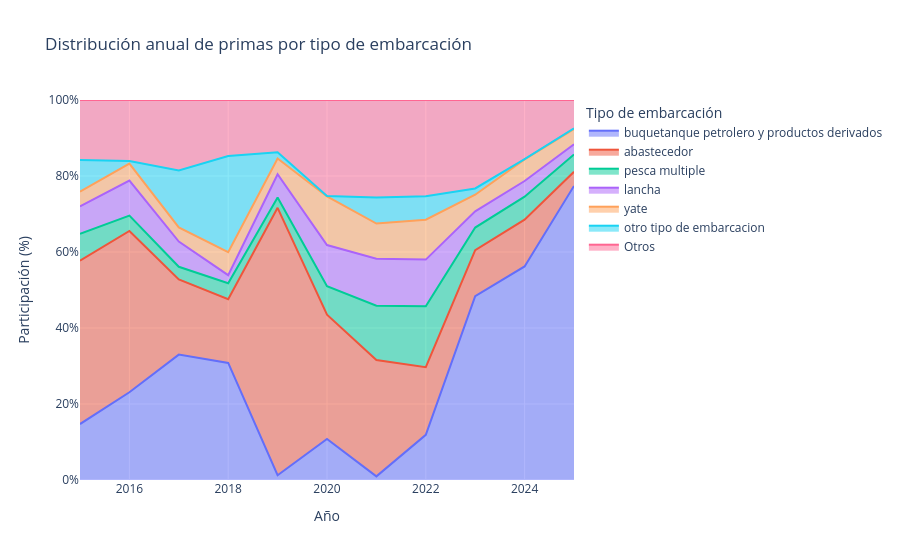

Here is the notebook cell this chart was saved with:
### Markdown cell above
- ¿Cuáles aportan más?
- ¿Cuáles aportan menos?
- ¿Como cambian las participaciones con el tiempo?

### Code cell
# --------------------------------------------------
#  2.1.2 Distribución de prima por tipo de embarcación
# --------------------------------------------------

import plotly.express as px

# 1. Agrupar las primas por año y tipo de embarcación
participacion = (
    emision_ajustada
    .groupby(["año", "tipo_embarcacion"])["prima_emitida_ajustada"]
    .sum()
    .unstack(fill_value=0)
)


# 2. Seleccionar los 6 tipos con mayor prima acumulada
principales = (
    participacion.sum()
    .nlargest(6)
    .index
)

# 3. Agrupar los demás tipos en una sola categoría
participacion["Otros"] = (
    participacion.drop(columns=principales).sum(axis=1)
)

participacion = participacion[
    list(principales) + ["Otros"]
]

# 4. Calcular la participación porcentual anual
participacion = (
    participacion
    .div(participacion.sum(axis=1), axis=0)
    .mul(100)
)

# 5. Convertir a formato largo
participacion = (
    participacion
    .reset_index()
    .melt(
        id_vars="año",
        var_name="Tipo de embarcación",
        value_name="Participación (%)"
    )
)

# 6. Graficar
fig = px.area(
    participacion,
    x="año",
    y="Participación (%)",
    color="Tipo de embarcación",
    title="Distribución anual de primas por tipo de embarcación"
)

fig.update_layout(
    yaxis=dict(range=[0, 100], ticksuffix="%"),
    xaxis_title="Año",
    hovermode="x unified"
)

fig.show()

### Figure 1 — Plotly figure (JSON) as saved in the notebook; plotly's stock layout.template omitted (floating-point values rounded to 4 significant figures)
{"data": [{"fillpattern": {"shape": ""}, "hovertemplate": "Tipo de embarcación=buquetanque petrolero y productos derivados<br>año=%{x}<br>Participación (%)=%{y}<extra></extra>", "legendgroup": "buquetanque petrolero y productos derivados", "line": {"color": "#636efa"}, "marker": {"symbol": "circle"}, "mode": "lines", "name": "buquetanque petrolero y productos derivados", "orientation": "v", "showlegend": true, "stackgroup": "1", "type": "scatter", "x": [2015, 2016, 2017, 2018, 2019, 2020, 2021, 2022, 2023, 2024, 2025], "xaxis": "x", "y": [14.72, 23.09, 33.0, 30.8, 1.26, 10.78, 0.9541, 11.87, 48.36, 56.2, 77.39], "yaxis": "y"}, {"fillpattern": {"shape": ""}, "hovertemplate": "Tipo de embarcación=abastecedor<br>año=%{x}<br>Participación (%)=%{y}<extra></extra>", "legendgroup": "abastecedor", "line": {"color": "#EF553B"}, "marker": {"symbol": "circle"}, "mode": "lines", "name": "abastecedor", "orientation": "v", "showlegend": true, "stackgroup": "1", "type": "scatter", "x": [2015, 2016, 2017, 2018, 2019, 2020, 2021, 2022, 2023, 2024, 2025], "xaxis": "x", "y": [43.0, 42.44, 19.8, 16.8, 70.37, 32.71, 30.64, 17.83, 12.15, 12.32, 3.716], "yaxis": "y"}, {"fillpattern": {"shape": ""}, "hovertemplate": "Tipo de embarcación=pesca multiple<br>año=%{x}<br>Participación (%)=%{y}<extra></extra>", "legendgroup": "pesca multiple", "line": {"color": "#00cc96"}, "marker": {"symbol": "circle"}, "mode": "lines", "name": "pesca multiple", "orientation": "v", "showlegend": true, "stackgroup": "1", "type": "scatter", "x": [2015, 2016, 2017, 2018, 2019, 2020, 2021, 2022, 2023, 2024, 2025], "xaxis": "x", "y": [7.07, 4.028, 3.305, 4.197, 2.696, 7.513, 14.29, 16.01, 5.93, 6.032, 4.547], "yaxis": "y"}, {"fillpattern": {"shape": ""}, "hovertemplate": "Tipo de embarcación=lancha<br>año=%{x}<br>Participación (%)=%{y}<extra></extra>", "legendgroup": "lancha", "line": {"color": "#ab63fa"}, "marker": {"symbol": "circle"}, "mode": "lines", "name": "lancha", "orientation": "v", "showlegend": true, "stackgroup": "1", "type": "scatter", "x": [2015, 2016, 2017, 2018, 2019, 2020, 2021, 2022, 2023, 2024, 2025], "xaxis": "x", "y": [7.193, 9.231, 6.623, 2.11, 6.145, 10.83, 12.36, 12.29, 4.256, 4.129, 2.677], "yaxis": "y"}, {"fillpattern": {"shape": ""}, "hovertemplate": "Tipo de embarcación=yate<br>año=%{x}<br>Participación (%)=%{y}<extra></extra>", "legendgroup": "yate", "line": {"color": "#FFA15A"}, "marker": {"symbol": "circle"}, "mode": "lines", "name": "yate", "orientation": "v", "showlegend": true, "stackgroup": "1", "type": "scatter", "x": [2015, 2016, 2017, 2018, 2019, 2020, 2021, 2022, 2023, 2024, 2025], "xaxis": "x", "y": [3.892, 4.476, 3.747, 6.031, 4.12, 12.78, 9.236, 10.51, 4.371, 5.678, 4.023], "yaxis": "y"}, {"fillpattern": {"shape": ""}, "hovertemplate": "Tipo de embarcación=otro tipo de embarcacion<br>año=%{x}<br>Participación (%)=%{y}<extra></extra>", "legendgroup": "otro tipo de embarcacion", "line": {"color": "#19d3f3"}, "marker": {"symbol": "circle"}, "mode": "lines", "name": "otro tipo de embarcacion", "orientation": "v", "showlegend": true, "stackgroup": "1", "type": "scatter", "x": [2015, 2016, 2017, 2018, 2019, 2020, 2021, 2022, 2023, 2024, 2025], "xaxis": "x", "y": [8.348, 0.7004, 14.99, 25.31, 1.646, 0.1095, 6.893, 6.153, 1.649, 0.09112, 0.1746], "yaxis": "y"}, {"fillpattern": {"shape": ""}, "hovertemplate": "Tipo de embarcación=Otros<br>año=%{x}<br>Participación (%)=%{y}<extra></extra>", "legendgroup": "Otros", "line": {"color": "#FF6692"}, "marker": {"symbol": "circle"}, "mode": "lines", "name": "Otros", "orientation": "v", "showlegend": true, "stackgroup": "1", "type": "scatter", "x": [2015, 2016, 2017, 2018, 2019, 2020, 2021, 2022, 2023, 2024, 2025], "xaxis": "x", "y": [15.77, 16.03, 18.54, 14.75, 13.76, 25.27, 25.63, 25.34, 23.29, 15.55, 7.476], "yaxis": "y"}], "layout": {"hovermode": "x unified", "legend": {"title": {"text": "Tipo de embarcación"}, "tracegroupgap": 0}, "title": {"text": "Distribución anual de primas por tipo de embarcación"}, "xaxis": {"anchor": "y", "domain": [0, 1], "title": {"text": "Año"}}, "yaxis": {"anchor": "x", "domain": [0, 1], "range": [0, 100], "ticksuffix": "%", "title": {"text": "Participación (%)"}}}}
